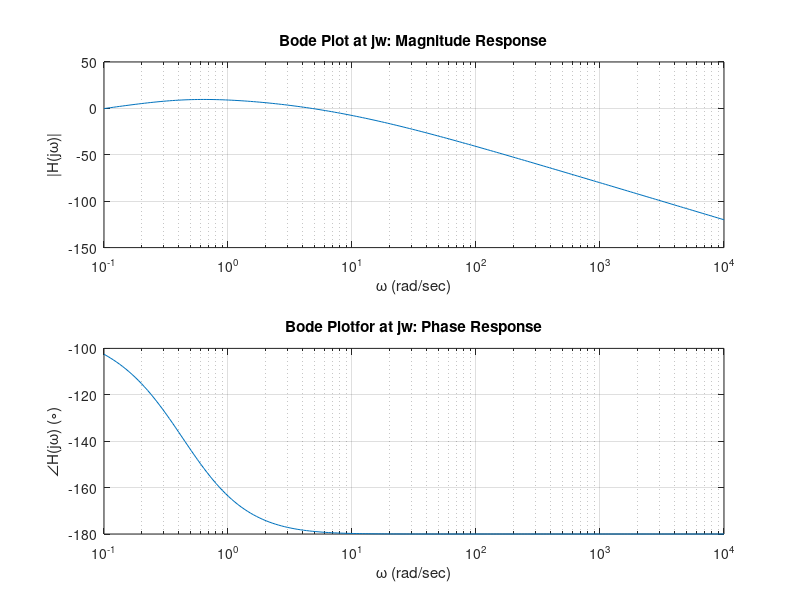
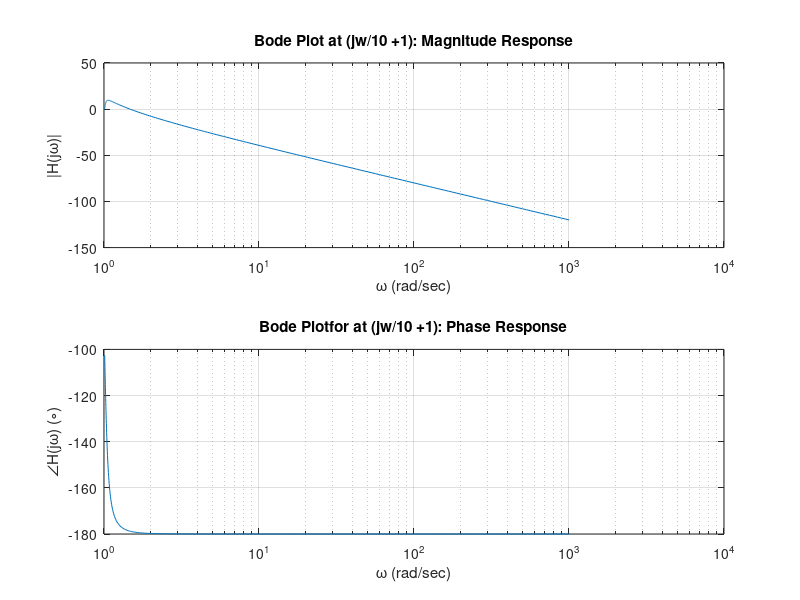
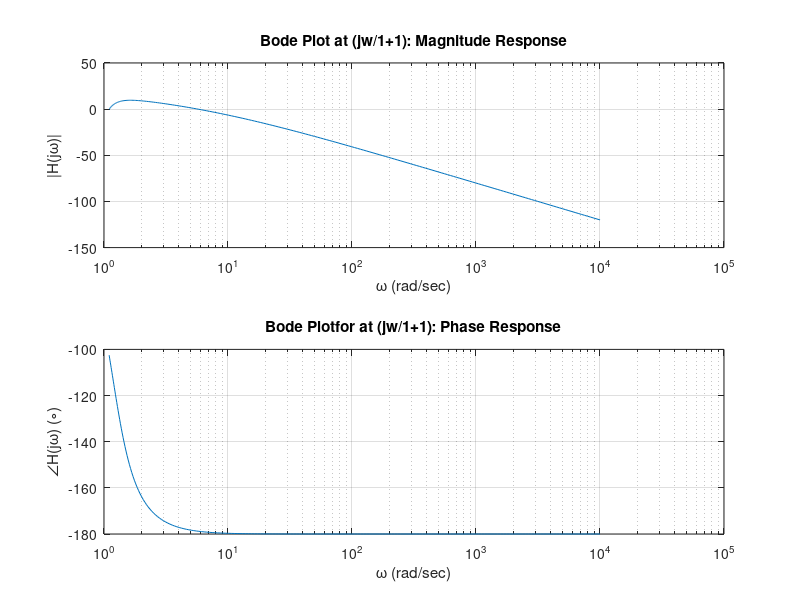
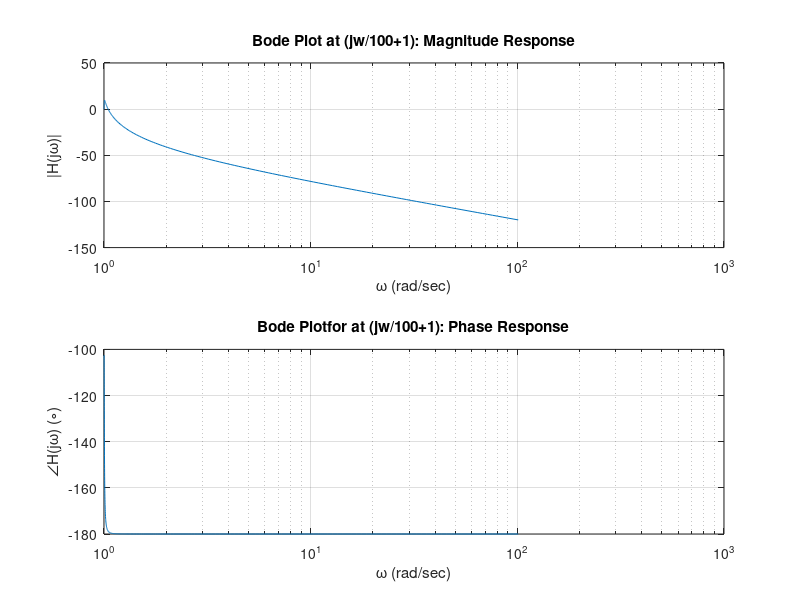

Source code (MATLAB) for these figures, in order:
clc
clear all
close all
w = logspace(-1,4,200);
H1=(j.*w)./(j*w.^3 + 12j.*w.^2 + 21j.*w + 10).*(-100);
figure(1)
subplot(2,1,1);
semilogx(w,20*log10(abs(H1)));
xlabel('\omega (rad/sec)')
ylabel('|H(j\omega)|')
title('Bode Plot at jw: Magnitude Response');
grid on 
subplot(2,1,2);
semilogx(w,unwrap(angle(H1))*180/pi);
xlabel('\omega (rad/sec)'); 
ylabel('\angleH(j\omega) (\circ)'); 
title('Bode Plotfor at jw: Phase Response');
grid on

% part02
w2=(w/10 +1)
H2=(j.*w)./(j*w.^3 + 12j.*w.^2 + 21j.*w + 10).*(-100);
figure(2)
subplot(2,1,1);
semilogx(w2,20*log10(abs(H2)));
xlabel('\omega (rad/sec)')
ylabel('|H(j\omega)|')
title('Bode Plot at (jw/10 +1): Magnitude Response');
grid on 
subplot(2,1,2);
semilogx(w2,unwrap(angle(H2))*180/pi);
xlabel('\omega (rad/sec)'); 
ylabel('\angleH(j\omega) (\circ)'); 
title('Bode Plotfor at (jw/10 +1): Phase Response');
grid on

% part03
w3=(w/1+1);
H3=(j.*w)./(j*w.^3 + 12j.*w.^2 + 21j.*w + 10).*(-100);
figure(3)
subplot(2,1,1);
semilogx(w3,20*log10(abs(H3)));
xlabel('\omega (rad/sec)')
ylabel('|H(j\omega)|')
title('Bode Plot at (jw/1+1): Magnitude Response');
grid on 
subplot(2,1,2);
semilogx(w3,unwrap(angle(H3))*180/pi);
xlabel('\omega (rad/sec)'); 
ylabel('\angleH(j\omega) (\circ)'); 
title('Bode Plotfor at (jw/1+1): Phase Response');
grid on


% part04
w4=(w/100+1);
H4=(j.*w)./(j*w.^3 + 12j.*w.^2 + 21j.*w + 10).*(-100);
figure(4)
subplot(2,1,1);
semilogx(w4,20*log10(abs(H4)));
xlabel('\omega (rad/sec)')
ylabel('|H(j\omega)|')
title('Bode Plot at (jw/100+1): Magnitude Response');
grid on 
subplot(2,1,2);
semilogx(w4,unwrap(angle(H4))*180/pi);
xlabel('\omega (rad/sec)'); 
ylabel('\angleH(j\omega) (\circ)'); 
title('Bode Plotfor at (jw/100+1): Phase Response');
grid on
% overall responce
H=H1+H2+H3+H4;
figure(5)
subplot(2,1,1);
semilogx(w,20*log10(abs(H)));
xlabel('\omega (rad/sec)')
ylabel('|H(j\omega)|')
title('Bode Plot Overall: Magnitude Response');
grid on 
subplot(2,1,2);
semilogx(w,unwrap(angle(H))*180/pi);
xlabel('\omega (rad/sec)'); 
ylabel('\angleH(j\omega) (\circ)'); 
title('Bode Plotfor Overall: Phase Response');
grid on
